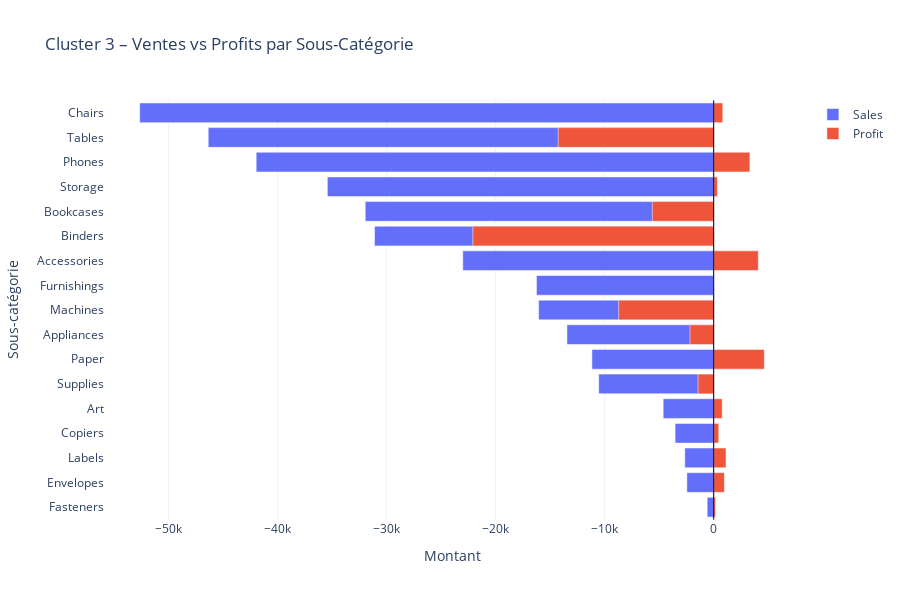

The cell this chart's notebook holds for it:
### Code cell
# ==============================================================
# Ventes vs Profits par Sous-Catégorie - Cluster 3
# ==============================================================


# --------------------------------------------------------------
# Récupérer les clients du cluster 3
# --------------------------------------------------------------
clients_cluster3 = client_clean[client_clean["cluster"] == 3].index




# --------------------------------------------------------------
# Filtrer les transactions correspondantes
# --------------------------------------------------------------
df_cluster3 = df_cleaned[
    df_cleaned["customer_id"].isin(clients_cluster3)
]




# --------------------------------------------------------------
# Agréger ventes et profits par sous-catégorie
# --------------------------------------------------------------
subcat_cluster3 = (
    df_cluster3
    .groupby("subcategory")[["sales", "profit"]]
    .sum()
    .sort_values("sales")
)




# --------------------------------------------------------------
# Création du graphique miroir interactif
# --------------------------------------------------------------
fig = go.Figure()


# Barres des ventes (gauche)
fig.add_trace(
    go.Bar(
        y=subcat_cluster3.index,
        x=-subcat_cluster3["sales"],
        name="Sales",
        orientation="h"
    )
)


# Barres des profits (droite)
fig.add_trace(
    go.Bar(
        y=subcat_cluster3.index,
        x=subcat_cluster3["profit"],
        name="Profit",
        orientation="h"
    )
)


fig.update_layout(
    title="Cluster 3 – Ventes vs Profits par Sous-Catégorie",
    barmode="overlay",
    xaxis_title="Montant",
    yaxis_title="Sous-catégorie",
    template="plotly_white",
    height=600
)


fig.add_shape(
    type="line",
    x0=0, x1=0,
    y0=-0.5, y1=len(subcat_cluster3)-0.5,
    line=dict(color="black", width=1)
)


fig.show()

### Figure 1 — Plotly figure (JSON) as saved in the notebook; plotly's stock layout.template omitted (floating-point values rounded to 4 significant figures)
{"data": [{"name": "Sales", "orientation": "h", "type": "bar", "x": [-597.0, -2460.0, -2650.0, -3540.0, -4633.0, -10550.0, -11170.0, -13460.0, -16060.0, -16260.0, -23020.0, -31110.0, -31970.0, -35440.0, -41970.0, -46370.0, -52660.0], "y": ["Fasteners", "Envelopes", "Labels", "Copiers", "Art", "Supplies", "Paper", "Appliances", "Machines", "Furnishings", "Accessories", "Binders", "Bookcases", "Storage", "Phones", "Tables", "Chairs"]}, {"name": "Profit", "orientation": "h", "type": "bar", "x": [175.0, 981.9, 1134.0, 465.0, 781.1, -1429.0, 4644.0, -2169.0, -8717.0, -2.205, 4094.0, -22100.0, -5628.0, 340.9, 3322.0, -14260.0, 833.5], "y": ["Fasteners", "Envelopes", "Labels", "Copiers", "Art", "Supplies", "Paper", "Appliances", "Machines", "Furnishings", "Accessories", "Binders", "Bookcases", "Storage", "Phones", "Tables", "Chairs"]}], "layout": {"barmode": "overlay", "height": 600, "shapes": [{"line": {"color": "black", "width": 1}, "type": "line", "x0": 0, "x1": 0, "y0": -0.5, "y1": 16.5}], "title": {"text": "Cluster 3 – Ventes vs Profits par Sous-Catégorie"}, "xaxis": {"title": {"text": "Montant"}}, "yaxis": {"title": {"text": "Sous-catégorie"}}}}
